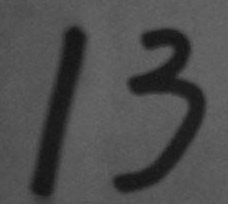
#> input picture cn/edgedetection/media/13.jpg, 228 x 204 px
$ python 01detect.py
#> lines starting #> are read from the running program, lines starting #| are printed output that depends on the picture; after the words box and inside, x2 and y2 are one past the last pixel; in counts of white or black regions, pixels touching at a corner belong together
"""
边缘检测学习
参考：https://www.jianshu.com/p/baffc1e30952

Canny边缘检测方法常被誉为边缘检测的最优方法

"""
import cv2


def read_image(image_path):
    """
    读取图片
    :param image_path:
    :return:
    """
    img = cv2.imread(image_path, 0)
    return img


def show_image(image_path):
    """
    展示图片
    :param image_path: 图片路径
    :return:
    """
#> called with image_path = 'media/13.jpg'
    src = cv2.imread(image_path, 0)
#> src is the input picture: shape (204, 228); min 19, max 105, mean 77.5
    cv2.namedWindow('first_image', cv2.WINDOW_AUTOSIZE)
    cv2.imshow('first_image', src)
    cv2.waitKey(0)


def edges_image(image):
    """
    图片边缘检测
    :param image:
    :return:
    """
    # 其实有时候阈值分割后在边缘会比较好 丢弃第一个返回值
    _, thresh = cv2.threshold(image, 0, 255, cv2.THRESH_BINARY + cv2.THRESH_OTSU)
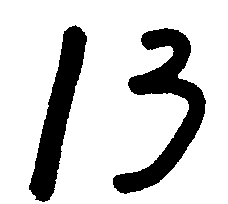
#> thresh: shape (204, 228); 80.5% white; 2 black regions, box (x1, y1, x2, y2) and area: (113, 28, 206, 194) 5061, (29, 25, 87, 202) 3990
    # canny边缘检测
    edges = cv2.Canny(thresh, 30, 70)
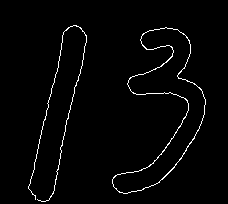
#> edges: shape (204, 228); 2.1% white in thin lines or dots, all inside (x1, y1, x2, y2) = (28, 25, 206, 202)
    cv2.namedWindow('second_image', cv2.WINDOW_AUTOSIZE)
    cv2.imshow('second_image', edges)
    cv2.waitKey(0)
    print(edges)
#> (printed output is left out)


def show_all_image():
    """
    展示所有的图片
    :return:
    """
    show_image()
    edges_image()
    cv2.destroyAllWindows()


def run(image_path):
    show_image(image_path)
    edges_image(read_image(image_path))


if __name__ == '__main__':
    # run("media/lena/lena.jpg")
    run("media/13.jpg")
